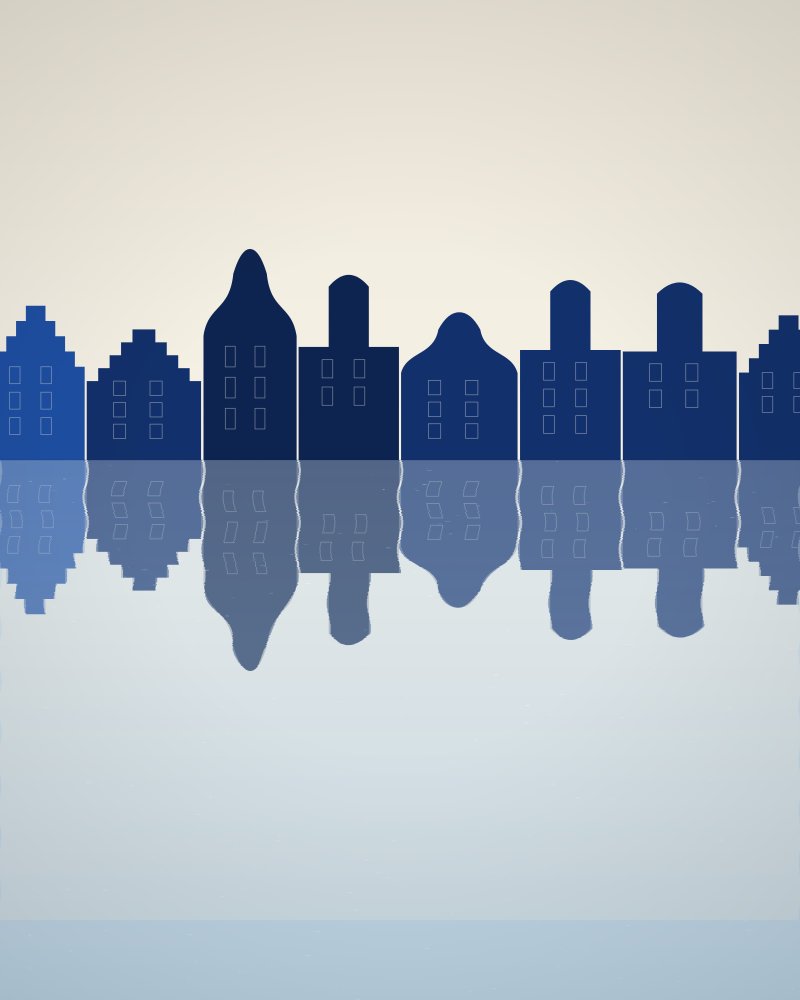
#> input picture assets/artworks/canal-reflections-delft.jpg, 2400 x 3000 px, given in place of 0c0fdae0-mimi20228075__de2a41f026ab4e928aae17021a642fe7.png, which was not available (shown at 1/3 size)
$ python generate_listing.py
#> lines starting #> are read from the running program, lines starting #| are printed output that depends on the picture; after the words box and inside, x2 and y2 are one past the last pixel; in counts of white or black regions, pixels touching at a corner belong together; pictures that were not available may be replaced by others from this repository, and a replacement may not be noted
#!/usr/bin/env python3
"""Gumroad cover + thumbnail, NL and EN. Hi-res, sharp, chic slanted serif,
emotional viral copy, and a prominent BESTSELLER bar at the bottom (under all text)."""
import os, math
from PIL import Image, ImageDraw, ImageFont, ImageFilter

HERE = os.path.dirname(os.path.abspath(__file__))
OUT = os.path.join(HERE, "gumroad"); os.makedirs(OUT, exist_ok=True)
UP = "/root/.claude/uploads/726c3654-cf9b-53d6-914f-4afd64c89c36/"
FIGURE = UP + "0c0fdae0-mimi20228075__de2a41f026ab4e928aae17021a642fe7.png"
LOGO = UP + "ad91d89d-My_AI_Agent_Dubai.png"
FONTS = "/usr/share/fonts/truetype/liberation/"
def font(n, s): return ImageFont.truetype(FONTS + n, s)
BOLD, REG = "LiberationSerif-BoldItalic.ttf", "LiberationSerif-Italic.ttf"
SANS_BI = "LiberationSans-BoldItalic.ttf"
GOLD, GOLD_BR, WHITE, DIM, INK = (236, 200, 120), (252, 235, 180), (248, 247, 252), (200, 204, 216), (26, 19, 5)

TXT = {
    "nl": {"eyebrow": "VERDIEN TERWIJL JE SLAAPT", "t1": "Bouw een AI-agent", "t2": "die zélf een bedrijf runt",
           "sub": "Zonder code in 30 dagen, 24/7 voor je aan het werk", "psub": "Levenslange toegang · direct downloaden",
           "thumb": "AI-AGENT CURSUS", "thumb_sub": "Verdien terwijl je slaapt, zonder code",
           "cover": "gumroad-cover.png", "tb": "gumroad-thumbnail.png"},
    "en": {"eyebrow": "EARN WHILE YOU SLEEP", "t1": "Build an AI agent", "t2": "that runs a business itself",
           "sub": "No code, in 30 days, working for you 24/7", "psub": "Lifetime access · instant download",
           "thumb": "AI-AGENT COURSE", "thumb_sub": "Earn while you sleep, no code",
           "cover": "gumroad-cover-en.png", "tb": "gumroad-thumbnail-en.png"},
}

def cover_crop(im, w, h, sharpen=120):
#> called with w = 1920, h = 1080, sharpen = 120
    iw, ih = im.size; s = max(w / iw, h / ih)
#> after `iw, ih = im.size`: iw = 2400; ih = 3000
#> after `s = max(w / iw, h / ih)`: s = 0.8
    im = im.resize((round(iw * s), round(ih * s)), Image.LANCZOS); iw, ih = im.size
#> after `iw, ih = im.size`: iw = 1920; ih = 2400
    im = im.crop(((iw - w) // 2, (ih - h) // 2, (iw - w) // 2 + w, (ih - h) // 2 + h))
#> im: PIL image 1920x1080 RGB
    return im.filter(ImageFilter.UnsharpMask(radius=2.4, percent=sharpen, threshold=2)) if sharpen else im

def vgrad(w, h, top_a, bot_a, start=0.0):
#> called with w = 1920, h = 1080, top_a = 18, bot_a = 252, start = 0.24
    g = Image.new("L", (1, h), 0); px = g.load()
    for y in range(h):
        f = max(0.0, (y / h - start) / (1 - start)) if start < 1 else 0
        px[0, y] = int(top_a + (bot_a - top_a) * f)
    blk = Image.new("RGBA", (w, h), (4, 4, 9, 255)); blk.putalpha(g.resize((w, h))); return blk

def base_bg(w, h):
    top, bot = (16, 15, 24), (5, 5, 10); g = Image.new("RGB", (1, h)); px = g.load()
    for y in range(h):
        f = y / h; px[0, y] = tuple(int(top[i] * (1 - f) + bot[i] * f) for i in range(3))
    return g.resize((w, h)).convert("RGBA")

def logo_masked(size):
    lg = Image.open(LOGO).convert("RGB").resize((size, size), Image.LANCZOS)
    lg = lg.filter(ImageFilter.UnsharpMask(radius=2, percent=90, threshold=2))
    m = lg.convert("L").point(lambda p: 0 if p < 36 else min(255, int((p - 36) * 1.7)))
    return lg, m

def text(c, cx, y, s, fnt, fill, center=True, glow=0, left=None, shadow=3):
    d = ImageDraw.Draw(c); bb = d.textbbox((0, 0), s, font=fnt); tw = bb[2] - bb[0]
    x = (cx - tw / 2 - bb[0]) if center else left
    if glow:
        gl = Image.new("RGBA", c.size, (0, 0, 0, 0)); ImageDraw.Draw(gl).text((x, y), s, font=fnt, fill=(236, 200, 120, 220))
        c.alpha_composite(gl.filter(ImageFilter.GaussianBlur(glow)))
    if shadow: d.text((x + shadow, y + shadow), s, font=fnt, fill=(0, 0, 0, 170))
    d.text((x, y), s, font=fnt, fill=fill); return tw

def corners(c, pad, ln, w=4):
    d = ImageDraw.Draw(c); W, H = c.size; col = (236, 200, 120, 210)
    for x, y, dx, dy in [(pad, pad, 1, 0), (pad, pad, 0, 1), (W - pad, pad, -1, 0), (W - pad, pad, 0, 1),
                          (pad, H - pad, 1, 0), (pad, H - pad, 0, -1), (W - pad, H - pad, -1, 0), (W - pad, H - pad, 0, -1)]:
        d.line([(x, y), (x + dx * ln, y + dy * ln)], fill=col, width=w)

def star(d, cx, cy, r, fill):
    pts = []
    for i in range(10):
        rad = r if i % 2 == 0 else r * 0.42; a = -math.pi / 2 + i * math.pi / 5
        pts.append((cx + rad * math.cos(a), cy + rad * math.sin(a)))
    d.polygon(pts, fill=fill)

def bestseller(c, cx, top, fs):
    """A prominent gold BESTSELLER bar with flanking stars + glow."""
    d = ImageDraw.Draw(c); f = font(SANS_BI, fs); label = "BESTSELLER"
    tw = d.textlength(label, font=f); sr = fs * 0.6; gap = fs * 0.55; padx = fs * 1.0; pady = fs * 0.5
    inner = sr * 2 + gap + tw + gap + sr * 2; w = inner + 2 * padx; h = fs + 2 * pady; x0 = cx - w / 2; y0 = top
    glow = Image.new("RGBA", c.size, (0, 0, 0, 0))
    ImageDraw.Draw(glow).rounded_rectangle([x0, y0, x0 + w, y0 + h], radius=h / 2, fill=(236, 200, 120, 200))
    c.alpha_composite(glow.filter(ImageFilter.GaussianBlur(fs * 0.8)))
    mask = Image.new("L", (int(w), int(h)), 0); ImageDraw.Draw(mask).rounded_rectangle([0, 0, w - 1, h - 1], radius=h / 2, fill=255)
    tint = Image.new("RGBA", (int(w), int(h)), GOLD_BR + (255,))
    ImageDraw.Draw(tint).rounded_rectangle([0, 0, w - 1, h - 1], radius=h / 2, outline=(150, 110, 40, 255), width=5)
    c.paste(tint, (int(x0), int(y0)), mask)
    cy = y0 + h / 2
    d.text((cx - tw / 2, y0 + pady - 1), label, font=f, fill=INK)
    star(d, cx - tw / 2 - gap - sr, cy, sr, INK); star(d, cx + tw / 2 + gap + sr, cy, sr, INK)

def price(c, cx, y, big, psub):
    d = ImageDraw.Draw(c); fo, fn, fs = font(REG, int(big * .62)), font(BOLD, big), font(REG, int(big * .5))
    old, new = "€299", "€149"; wo, wn = d.textlength(old, font=fo), d.textlength(new, font=fn); gap = int(big * .4); x = cx - (wo + gap + wn) / 2
    d.text((x, y + int(big * .12)), old, font=fo, fill=DIM); d.line([(x, y + int(big * .42)), (x + wo, y + int(big * .42))], fill=DIM, width=4)
    d.text((x + wo + gap + 3, y + 3), new, font=fn, fill=(0, 0, 0, 160)); d.text((x + wo + gap, y), new, font=fn, fill=GOLD_BR)
    text(c, cx, y + big + 8, psub, fs, GOLD, shadow=2)

def make_cover(lang):
    T = TXT[lang]; W, H = 1920, 1080
    c = cover_crop(Image.open(FIGURE).convert("RGB"), W, H).convert("RGBA")
    c.alpha_composite(vgrad(W, H, 18, 252, start=0.24))
    side = Image.new("RGBA", (W, H), (0, 0, 0, 0)); sg = Image.new("L", (W, 1), 0)
#> after `side = Image.new('RGBA', (W, H), (0, 0, 0, 0))`: side: PIL image 1920x1080 RGBA; every value is 0
    for x in range(W): sg.load()[x, 0] = int(160 * max(0, 1 - x / (W * 0.6)))
    side.putalpha(sg.resize((W, H))); c.alpha_composite(side)
    corners(c, 40, 70, 5)
    lg, m = logo_masked(104); c.paste(lg, (66, 58), m)
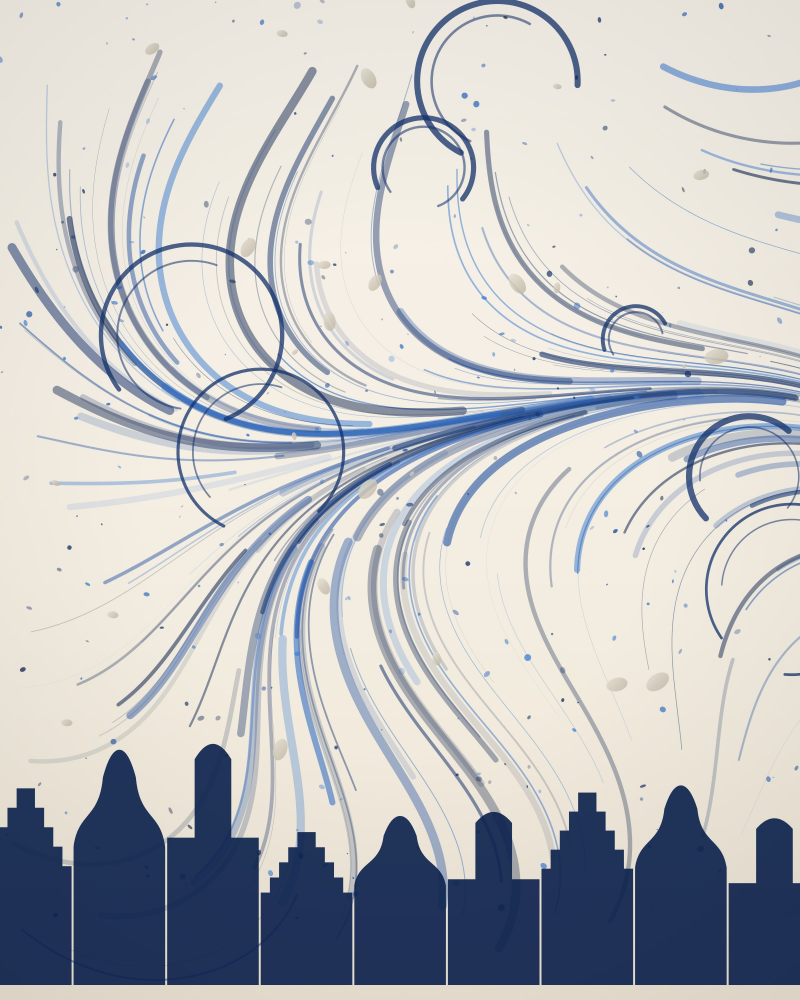
#> input picture assets/artworks/delft-flow.jpg, 2400 x 3000 px, given in place of ad91d89d-My_AI_Agent_Dubai.png, which was not available (shown at 1/3 size)
#> in logo_masked, `m = lg.convert("L").point(lambda p: 0 if p < 36 else min(255, int((p -..`:
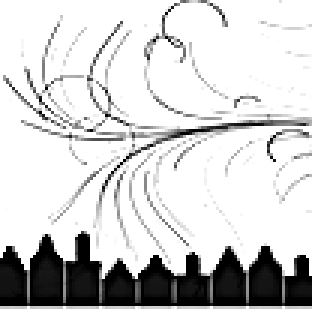
#> m: PIL image 104x104 L (shown 3 times larger); min 0, max 255, mean 208.2
    text(c, 0, 84, "MYAIAGENT.TECH", font(SANS_BI, 38), GOLD_BR, center=False, left=188, shadow=2)
#> in text, `bb = d.textbbox((0, 0), s, font=fnt)`: bb = (0, 9, 338, 35)
#> in text, `tw = bb[2] - bb[0]`: tw = 338
#> in text, `x = (cx - tw / 2 - bb[0]) if center else left`: x = 188
    text(c, W / 2, 486, T["eyebrow"], font(SANS_BI, 38), GOLD, glow=8)
#> call 2 of text, with cx = 960, y = 486, s = 'VERDIEN TERWIJL JE SLAAPT', fill = (236, 200, 120), center = True, glow = 8, shadow = 3
#> in text (call 2), `bb = d.textbbox((0, 0), s, font=fnt)`: bb = (0, 9, 567, 35)
#> in text (call 2), `tw = bb[2] - bb[0]`: tw = 567
#> in text (call 2), `x = (cx - tw / 2 - bb[0]) if center else left`: x = 676.5
#> in text (call 2), `ImageDraw.Draw(gl).text((x, y), s, font=fnt, fill=(236, 200, 120, 220)`:
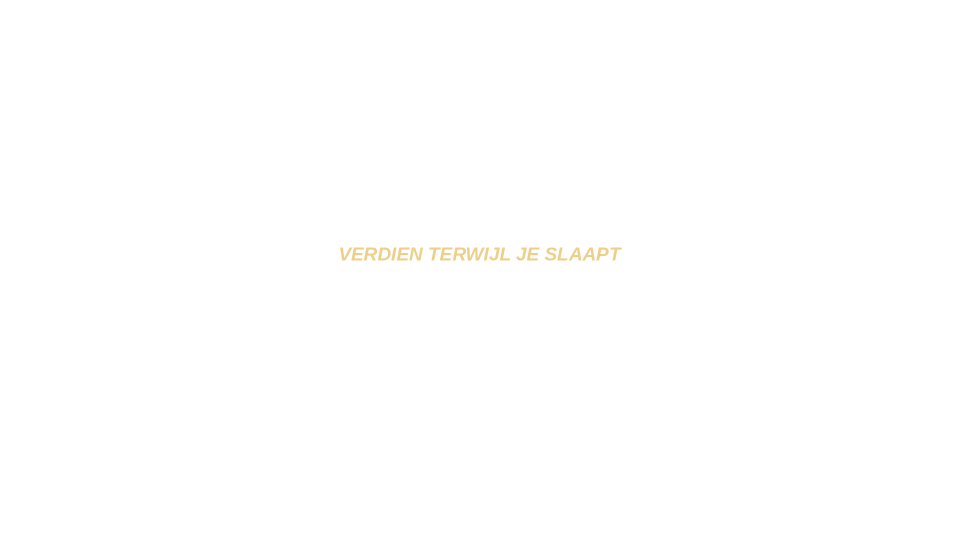
#> gl: PIL image 1920x1080 RGBA (shown at 1/2 size); mean R, G, B, A 0.8, 0.7, 0.4, 0.7; transparent parts drawn white
    text(c, W / 2, 546, T["t1"], font(BOLD, 90), WHITE, glow=10)
    text(c, W / 2, 644, T["t2"], font(BOLD, 90), GOLD_BR, glow=10)
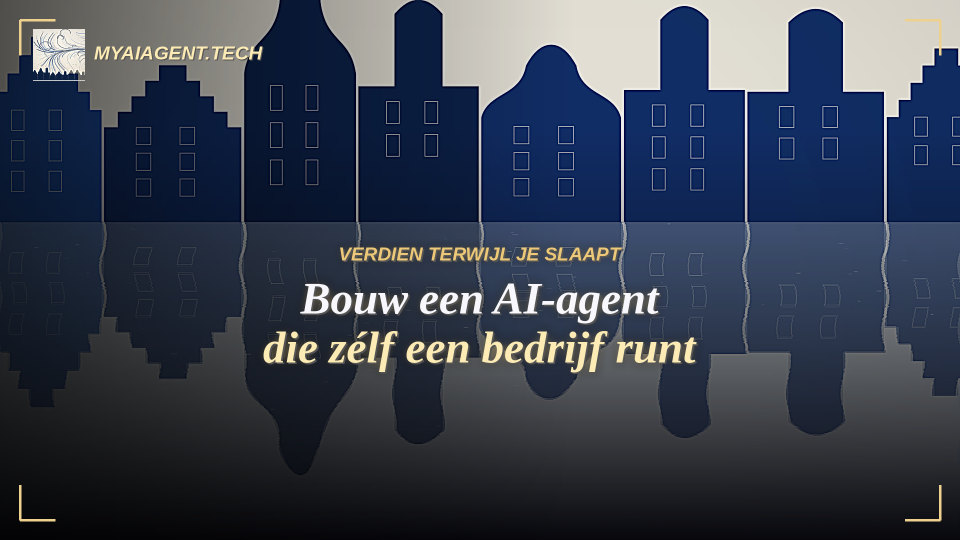
#> c: PIL image 1920x1080 RGBA (shown at 1/2 size); mean R, G, B, A 54.5, 62.3, 77.6, 254.2; transparent parts drawn white
    text(c, W / 2, 764, T["sub"], font(REG, 39), WHITE, shadow=2)
    price(c, W / 2, 828, 50, T["psub"])
#> in price, `wo, wn = (d.textlength(old, font=fo), d.textlength(new, font=fn))`: wo = 62; wn = 100
#> in price, `x = cx - (wo + gap + wn) / 2`: x = 869
    bestseller(c, W / 2, 930, 44)
#> in bestseller, `tw = d.textlength(label, font=f)`: tw = 290.9
#> in bestseller, `inner = sr * 2 + gap + tw + gap + sr * 2`: inner = 444.9
#> in bestseller, `w = inner + 2 * padx`: w = 532.9
#> in bestseller, `x0 = cx - w / 2`: x0 = 693.5
#> in bestseller, `mask = Image.new('L', (int(w), int(h)), 0)`: mask: PIL image 532x88 L; every value is 0
#> in bestseller, `ImageDraw.Draw(mask).rounded_rectangle([0, 0, w - 1, h - 1], radius=h `:
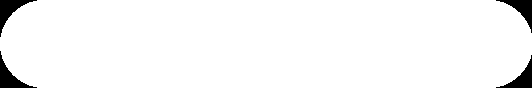
#> mask: PIL image 532x88 L; 96.6% white; 4 black regions, box (x1, y1, x2, y2) and area: (0, 0, 37, 37) 419, (0, 51, 37, 88) 419, (496, 0, 532, 33) 382, (496, 55, 532, 88) 382
    c.convert("RGB").save(os.path.join(OUT, T["cover"])); print("cover", lang, c.size)
#| cover nl (1920, 1080)

def make_thumb(lang):
#> called with lang = 'nl'
    T = TXT[lang]; W = 1600
    c = base_bg(W, W)
#> c: PIL image 1600x1600 RGBA
    glow = Image.new("RGBA", (W, W), (0, 0, 0, 0))
#> glow: PIL image 1600x1600 RGBA; every value is 0
    ImageDraw.Draw(glow).ellipse([W * .5 - 430, 430 - 430, W * .5 + 430, 430 + 430], fill=(236, 200, 120, 85))
    c.alpha_composite(glow.filter(ImageFilter.GaussianBlur(140)))
    lg, m = logo_masked(840); c.paste(lg, (int(W / 2 - 420), 16), m)
#> call 2 of logo_masked, with size = 840
#> in logo_masked (call 2), `lg = lg.filter(ImageFilter.UnsharpMask(radius=2, percent=90, threshold..`:
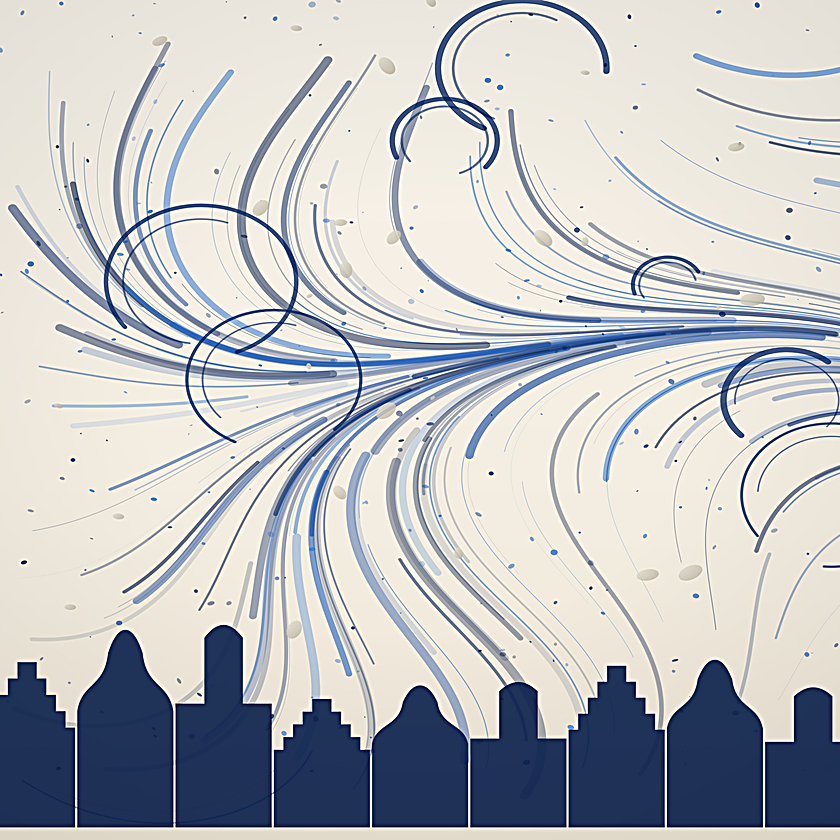
#> lg: PIL image 840x840 RGB; mean R, G, B 190.7, 192.4, 194.8
#> after `c.paste(lg, (int(W / 2 - 420), 16), m)`:
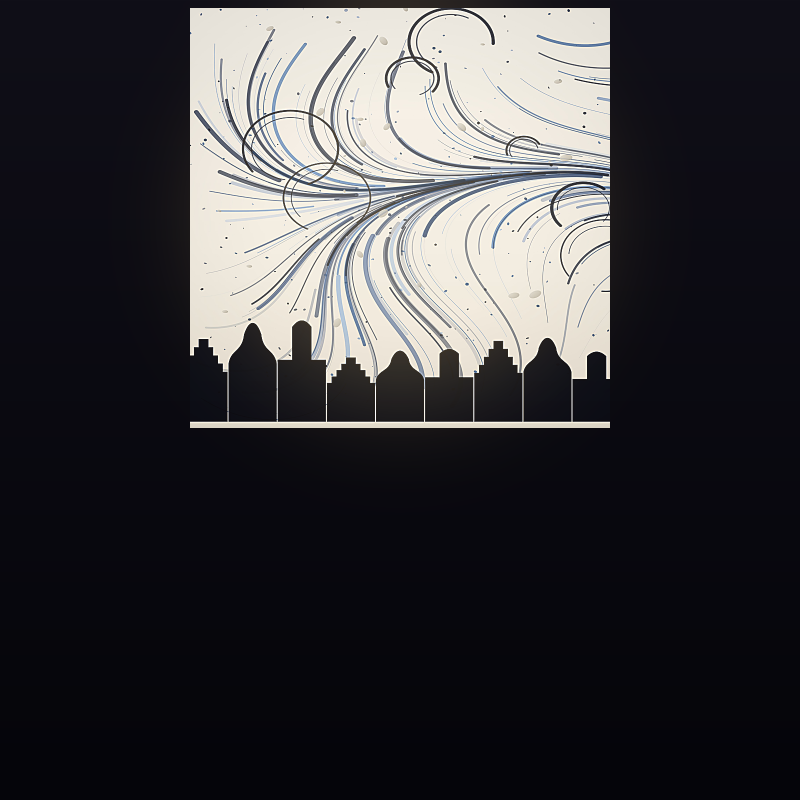
#> c: PIL image 1600x1600 RGBA (shown at 1/2 size); mean R, G, B, A 59.3, 58.2, 61.2, 255
    corners(c, 54, 90, 6)
    text(c, W / 2, 940, T["thumb"], font(BOLD, 124), WHITE, glow=10)
    text(c, W / 2, 1106, T["thumb_sub"], font(REG, 46), GOLD_BR, shadow=2)
    price(c, W / 2, 1210, 60, T["psub"])
    bestseller(c, W / 2, 1338, 50)
    c.convert("RGB").save(os.path.join(OUT, T["tb"])); print("thumb", lang, c.size)
#| thumb nl (1600, 1600)

if __name__ == "__main__":
    for lg in ("nl", "en"):
        make_cover(lg); make_thumb(lg)
    print("Done.")
